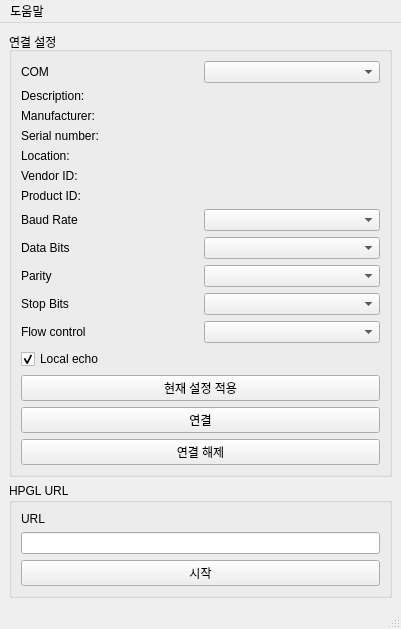
<?xml version="1.0" encoding="UTF-8"?>
<ui version="4.0">
 <class>MainWindow</class>
 <widget class="QMainWindow" name="MainWindow">
  <property name="geometry">
   <rect>
    <x>0</x>
    <y>0</y>
    <width>401</width>
    <height>586</height>
   </rect>
  </property>
  <property name="windowTitle">
   <string>Bespoke Plotter</string>
  </property>
  <widget class="QWidget" name="centralwidget">
   <layout class="QGridLayout" name="gridLayout_2">
    <item row="0" column="0">
     <widget class="QGroupBox" name="connSettingGroup">
      <property name="title">
       <string>연결 설정</string>
      </property>
      <layout class="QGridLayout" name="gridLayout">
       <item row="10" column="0">
        <widget class="QLabel" name="stopBitsLabel">
         <property name="text">
          <string>Stop Bits</string>
         </property>
        </widget>
       </item>
       <item row="11" column="1">
        <widget class="QComboBox" name="flowControlBox"/>
       </item>
       <item row="15" column="0" colspan="2">
        <widget class="QPushButton" name="disconnButton">
         <property name="text">
          <string>연결 해제</string>
         </property>
        </widget>
       </item>
       <item row="8" column="1">
        <widget class="QComboBox" name="dataBitsBox"/>
       </item>
       <item row="13" column="0" colspan="2">
        <widget class="QPushButton" name="applyButton">
         <property name="text">
          <string>현재 설정 적용</string>
         </property>
        </widget>
       </item>
       <item row="12" column="0">
        <widget class="QCheckBox" name="localEchoCheckBox">
         <property name="text">
          <string>Local echo</string>
         </property>
         <property name="checked">
          <bool>true</bool>
         </property>
        </widget>
       </item>
       <item row="1" column="0">
        <widget class="QLabel" name="descriptionLabel">
         <property name="text">
          <string>Description:</string>
         </property>
        </widget>
       </item>
       <item row="9" column="0">
        <widget class="QLabel" name="parityLabel">
         <property name="text">
          <string>Parity</string>
         </property>
        </widget>
       </item>
       <item row="6" column="0">
        <widget class="QLabel" name="pidLabel">
         <property name="text">
          <string>Product ID:</string>
         </property>
        </widget>
       </item>
       <item row="3" column="0">
        <widget class="QLabel" name="serialNumberLabel">
         <property name="text">
          <string>Serial number:</string>
         </property>
        </widget>
       </item>
       <item row="5" column="0">
        <widget class="QLabel" name="vidLabel">
         <property name="text">
          <string>Vendor ID:</string>
         </property>
        </widget>
       </item>
       <item row="7" column="0">
        <widget class="QLabel" name="baudRateLabel">
         <property name="text">
          <string>Baud Rate</string>
         </property>
        </widget>
       </item>
       <item row="9" column="1">
        <widget class="QComboBox" name="parityBox"/>
       </item>
       <item row="2" column="0">
        <widget class="QLabel" name="manufacturerLabel">
         <property name="text">
          <string>Manufacturer:</string>
         </property>
        </widget>
       </item>
       <item row="7" column="1">
        <widget class="QComboBox" name="baudRateBox"/>
       </item>
       <item row="4" column="0">
        <widget class="QLabel" name="locationLabel">
         <property name="text">
          <string>Location:</string>
         </property>
        </widget>
       </item>
       <item row="0" column="1">
        <widget class="QComboBox" name="comPortBox"/>
       </item>
       <item row="0" column="0">
        <widget class="QLabel" name="comPortLabel">
         <property name="text">
          <string>COM</string>
         </property>
        </widget>
       </item>
       <item row="11" column="0">
        <widget class="QLabel" name="stopBitsLabel_2">
         <property name="text">
          <string>Flow control</string>
         </property>
        </widget>
       </item>
       <item row="8" column="0">
        <widget class="QLabel" name="dataBitsLabel">
         <property name="text">
          <string>Data Bits</string>
         </property>
        </widget>
       </item>
       <item row="10" column="1">
        <widget class="QComboBox" name="stopBitsBox"/>
       </item>
       <item row="14" column="0" colspan="2">
        <widget class="QPushButton" name="connButton">
         <property name="text">
          <string>연결</string>
         </property>
        </widget>
       </item>
      </layout>
     </widget>
    </item>
    <item row="1" column="0">
     <widget class="QGroupBox" name="fileSelectGroup">
      <property name="title">
       <string>HPGL URL</string>
      </property>
      <layout class="QGridLayout" name="gridLayout_3">
       <item row="1" column="0">
        <widget class="QLineEdit" name="inputUrl"/>
       </item>
       <item row="0" column="0">
        <widget class="QLabel" name="label">
         <property name="text">
          <string>URL</string>
         </property>
        </widget>
       </item>
       <item row="2" column="0">
        <widget class="QPushButton" name="startButton">
         <property name="text">
          <string>시작</string>
         </property>
        </widget>
       </item>
      </layout>
     </widget>
    </item>
   </layout>
  </widget>
  <widget class="QStatusBar" name="statusBar"/>
  <widget class="QMenuBar" name="menuBar">
   <property name="geometry">
    <rect>
     <x>0</x>
     <y>0</y>
     <width>401</width>
     <height>20</height>
    </rect>
   </property>
   <widget class="QMenu" name="menu">
    <property name="title">
     <string>도움말</string>
    </property>
    <addaction name="actionAbout"/>
   </widget>
   <addaction name="menu"/>
  </widget>
  <action name="actionAbout">
   <property name="text">
    <string>정보</string>
   </property>
  </action>
 </widget>
 <resources/>
 <connections/>
</ui>
